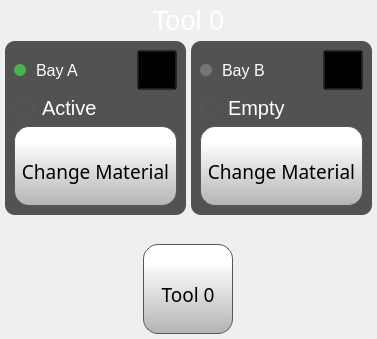
          <widget class="QFrame" name="tool0Frame">
           <property name="styleSheet">
            <string notr="true">QFrame {
    border: none;
    border-radius: 10px;
    background: qlineargradient(
        x1:0, y1:0, x2:1, y2:1,
        stop:0 #1a1a1a,
        stop:1 #101010
    );

}
</string>
           </property>
           <property name="frameShape">
            <enum>QFrame::StyledPanel</enum>
           </property>
           <property name="frameShadow">
            <enum>QFrame::Raised</enum>
           </property>
           <layout class="QVBoxLayout" name="verticalLayout_26" stretch="0,0,0,0">
            <property name="spacing">
             <number>0</number>
            </property>
            <property name="leftMargin">
             <number>5</number>
            </property>
            <property name="topMargin">
             <number>5</number>
            </property>
            <property name="rightMargin">
             <number>5</number>
            </property>
            <property name="bottomMargin">
             <number>5</number>
            </property>
            <item alignment="Qt::AlignHCenter">
             <widget class="QLabel" name="calibrateLabel_6">
              <property name="font">
               <font>
                <family>MS Shell Dlg 2</family>
                <pointsize>20</pointsize>
                <weight>50</weight>
                <bold>false</bold>
               </font>
              </property>
              <property name="styleSheet">
               <string notr="true">color: rgb(255, 255, 255);</string>
              </property>
              <property name="text">
               <string>Tool 0</string>
              </property>
             </widget>
            </item>
            <item>
             <layout class="QHBoxLayout" name="horizontalLayout">
              <property name="spacing">
               <number>5</number>
              </property>
              <property name="topMargin">
               <number>5</number>
              </property>
              <item alignment="Qt::AlignHCenter">
               <widget class="QFrame" name="tool0MaterialBayAFrame">
                <property name="styleSheet">
                 <string notr="true">background-color: rgb(82, 82, 82);</string>
                </property>
                <property name="frameShape">
                 <enum>QFrame::StyledPanel</enum>
                </property>
                <property name="frameShadow">
                 <enum>QFrame::Raised</enum>
                </property>
                <layout class="QVBoxLayout" name="verticalLayout">
                 <property name="spacing">
                  <number>6</number>
                 </property>
                 <item>
                  <layout class="QHBoxLayout" name="horizontalLayout_6">
                   <item>
                    <widget class="QLabel" name="materialBayActiveIndicatorA">
                     <property name="minimumSize">
                      <size>
                       <width>12</width>
                       <height>12</height>
                      </size>
                     </property>
                     <property name="maximumSize">
                      <size>
                       <width>12</width>
                       <height>12</height>
                      </size>
                     </property>
                     <property name="styleSheet">
                      <string notr="true">background-color: #4CAF50; border-radius: 6px;</string>
                     </property>
                     <property name="text">
                      <string/>
                     </property>
                    </widget>
                   </item>
                   <item>
                    <widget class="QLabel" name="tool0MaterialBayALabel">
                     <property name="font">
                      <font>
                       <family>MS Shell Dlg 2</family>
                       <pointsize>12</pointsize>
                       <weight>50</weight>
                       <bold>false</bold>
                      </font>
                     </property>
                     <property name="styleSheet">
                      <string notr="true">color: rgb(255, 255, 255);
margin-right:6px;</string>
                     </property>
                     <property name="text">
                      <string>Bay A</string>
                     </property>
                     <property name="margin">
                      <number>0</number>
                     </property>
                    </widget>
                   </item>
                   <item>
                    <widget class="QPushButton" name="editTool0MaterialBayA">
                     <property name="sizePolicy">
                      <sizepolicy hsizetype="Expanding" vsizetype="Expanding">
                       <horstretch>0</horstretch>
                       <verstretch>0</verstretch>
                      </sizepolicy>
                     </property>
                     <property name="minimumSize">
                      <size>
                       <width>40</width>
                       <height>40</height>
                      </size>
                     </property>
                     <property name="maximumSize">
                      <size>
                       <width>40</width>
                       <height>40</height>
                      </size>
                     </property>
                     <property name="font">
                      <font>
                       <family>Gotham</family>
                       <pointsize>16</pointsize>
                      </font>
                     </property>
                     <property name="layoutDirection">
                      <enum>Qt::LeftToRight</enum>
                     </property>
                     <property name="styleSheet">
                      <string notr="true">background-color: transparent;</string>
                     </property>
                     <property name="text">
                      <string/>
                     </property>
                     <property name="icon">
                      <iconset resource="../resources/resource.qrc">
                       <normaloff>:/Icons/img/icons/pencil.png</normaloff>:/Icons/img/icons/pencil.png</iconset>
                     </property>
                     <property name="iconSize">
                      <size>
                       <width>15</width>
                       <height>15</height>
                      </size>
                     </property>
                     <property name="checkable">
                      <bool>false</bool>
                     </property>
                     <property name="autoDefault">
                      <bool>false</bool>
                     </property>
                     <property name="default">
                      <bool>false</bool>
                     </property>
                     <property name="flat">
                      <bool>false</bool>
                     </property>
                    </widget>
                   </item>
                  </layout>
                 </item>
                 <item>
                  <widget class="QFrame" name="frame_2">
                   <property name="styleSheet">
                    <string notr="true"/>
                   </property>
                   <property name="frameShape">
                    <enum>QFrame::StyledPanel</enum>
                   </property>
                   <property name="frameShadow">
                    <enum>QFrame::Raised</enum>
                   </property>
                   <layout class="QHBoxLayout" name="horizontalLayout_5" stretch="1,6">
                    <property name="spacing">
                     <number>0</number>
                    </property>
                    <property name="leftMargin">
                     <number>0</number>
                    </property>
                    <property name="topMargin">
                     <number>0</number>
                    </property>
                    <property name="rightMargin">
                     <number>0</number>
                    </property>
                    <property name="bottomMargin">
                     <number>0</number>
                    </property>
                    <item alignment="Qt::AlignLeft">
                     <widget class="QLabel" name="tool0MaterialBayAStateColor">
                      <property name="minimumSize">
                       <size>
                        <width>20</width>
                        <height>20</height>
                       </size>
                      </property>
                      <property name="maximumSize">
                       <size>
                        <width>20</width>
                        <height>20</height>
                       </size>
                      </property>
                      <property name="font">
                       <font>
                        <family>Gotham</family>
                        <pointsize>16</pointsize>
                        <weight>50</weight>
                        <bold>false</bold>
                        <underline>false</underline>
                        <strikeout>false</strikeout>
                       </font>
                      </property>
                      <property name="styleSheet">
                       <string notr="true">     border: 1px solid rgb(87, 87, 87);
	border-radius: 10px;
    background: qlineargradient(
        x1:0, y1:0, x2:0, y2:1,
        stop:0 #52ff56,
        stop:0.3 #2ee937,
        stop:0.6 #1ec12d,
        stop:1 #179226
    );</string>
                      </property>
                      <property name="text">
                       <string/>
                      </property>
                      <property name="alignment">
                       <set>Qt::AlignCenter</set>
                      </property>
                     </widget>
                    </item>
                    <item alignment="Qt::AlignLeft">
                     <widget class="QLabel" name="tool0MaterialBayAStateLabel">
                      <property name="font">
                       <font>
                        <family>MS Shell Dlg 2</family>
                        <pointsize>15</pointsize>
                        <weight>50</weight>
                        <bold>false</bold>
                       </font>
                      </property>
                      <property name="styleSheet">
                       <string notr="true">color: rgb(255, 255, 255);
margin-right:6px;</string>
                      </property>
                      <property name="text">
                       <string>Active</string>
                      </property>
                      <property name="margin">
                       <number>0</number>
                      </property>
                     </widget>
                    </item>
                   </layout>
                  </widget>
                 </item>
                 <item>
                  <widget class="QToolButton" name="changeTool0MaterialBayA">
                   <property name="sizePolicy">
                    <sizepolicy hsizetype="Expanding" vsizetype="Expanding">
                     <horstretch>0</horstretch>
                     <verstretch>0</verstretch>
                    </sizepolicy>
                   </property>
                   <property name="minimumSize">
                    <size>
                     <width>80</width>
                     <height>80</height>
                    </size>
                   </property>
                   <property name="maximumSize">
                    <size>
                     <width>200</width>
                     <height>16777215</height>
                    </size>
                   </property>
                   <property name="font">
                    <font>
                     <family>Gotham</family>
                     <pointsize>14</pointsize>
                    </font>
                   </property>
                   <property name="styleSheet">
                    <string notr="true">QToolButton {

     border: 1px solid rgb(87, 87, 87);
	background-color: qlineargradient(spread:pad, x1:0, y1:1, x2:0, y2:0.188, stop:0 rgba(180, 180, 180, 255), stop:1 rgba(255, 255, 255, 255));
border-radius: 15px;
 padding-top: 10px;

}

QToolButton:pressed {
    background-color: qlineargradient(x1: 0, y1: 0, x2: 0, y2: 1,
                                      stop: 0 #dadbde, stop: 1 #f6f7fa);
}

QToolButton:flat {
    border: none; /* no border for a flat push button */
}

QToolButton:default {
    border-color: navy; /* make the default button prominent */
}

QToolButton:focus {
	outline: none;
}</string>
                   </property>
                   <property name="text">
                    <string>Change Material</string>
                   </property>
                   <property name="icon">
                    <iconset resource="../resources/resource.qrc">
                     <normaloff>:/Icons/img/icons/Spool.png</normaloff>:/Icons/img/icons/Spool.png</iconset>
                   </property>
                   <property name="iconSize">
                    <size>
                     <width>30</width>
                     <height>30</height>
                    </size>
                   </property>
                   <property name="toolButtonStyle">
                    <enum>Qt::ToolButtonTextUnderIcon</enum>
                   </property>
                  </widget>
                 </item>
                </layout>
               </widget>
              </item>
              <item alignment="Qt::AlignHCenter">
               <widget class="QFrame" name="tool0MaterialBayBFrame">
                <property name="styleSheet">
                 <string notr="true">background-color: rgb(82, 82, 82);</string>
                </property>
                <property name="frameShape">
                 <enum>QFrame::StyledPanel</enum>
                </property>
                <property name="frameShadow">
                 <enum>QFrame::Raised</enum>
                </property>
                <layout class="QVBoxLayout" name="verticalLayout_bayB">
                 <property name="spacing">
                  <number>6</number>
                 </property>
                 <item>
                  <layout class="QHBoxLayout" name="horizontalLayout_bayB">
                   <item>
                    <widget class="QLabel" name="materialBayActiveIndicatorB">
                     <property name="minimumSize">
                      <size>
                       <width>12</width>
                       <height>12</height>
                      </size>
                     </property>
                     <property name="maximumSize">
                      <size>
                       <width>12</width>
                       <height>12</height>
                      </size>
                     </property>
                     <property name="styleSheet">
                      <string notr="true">background-color: #757575; border-radius: 6px;</string>
                     </property>
                     <property name="text">
                      <string/>
                     </property>
                    </widget>
                   </item>
                   <item>
                    <widget class="QLabel" name="tool0MaterialBayBLabel">
                     <property name="font">
                      <font>
                       <family>MS Shell Dlg 2</family>
                       <pointsize>12</pointsize>
                       <weight>50</weight>
                       <bold>false</bold>
                      </font>
                     </property>
                     <property name="styleSheet">
                      <string notr="true">color: rgb(255, 255, 255);
margin-right:6px;</string>
                     </property>
                     <property name="text">
                      <string>Bay B</string>
                     </property>
                     <property name="margin">
                      <number>0</number>
                     </property>
                    </widget>
                   </item>
                   <item>
                    <widget class="QPushButton" name="editTool0MaterialBayB">
                     <property name="sizePolicy">
                      <sizepolicy hsizetype="Expanding" vsizetype="Expanding">
                       <horstretch>0</horstretch>
                       <verstretch>0</verstretch>
                      </sizepolicy>
                     </property>
                     <property name="minimumSize">
                      <size>
                       <width>40</width>
                       <height>40</height>
                      </size>
                     </property>
                     <property name="maximumSize">
                      <size>
                       <width>40</width>
                       <height>40</height>
                      </size>
                     </property>
                     <property name="font">
                      <font>
                       <family>Gotham</family>
                       <pointsize>16</pointsize>
                      </font>
                     </property>
                     <property name="layoutDirection">
                      <enum>Qt::LeftToRight</enum>
                     </property>
                     <property name="styleSheet">
                      <string notr="true">background-color: transparent;</string>
                     </property>
                     <property name="text">
                      <string/>
                     </property>
                     <property name="icon">
                      <iconset resource="../resources/resource.qrc">
                       <normaloff>:/Icons/img/icons/pencil.png</normaloff>:/Icons/img/icons/pencil.png</iconset>
                     </property>
                     <property name="iconSize">
                      <size>
                       <width>15</width>
                       <height>15</height>
                      </size>
                     </property>
                     <property name="checkable">
                      <bool>false</bool>
                     </property>
                     <property name="autoDefault">
                      <bool>false</bool>
                     </property>
                     <property name="default">
                      <bool>false</bool>
                     </property>
                     <property name="flat">
                      <bool>false</bool>
                     </property>
                    </widget>
                   </item>
                  </layout>
                 </item>
                 <item>
                  <widget class="QFrame" name="frame_bayB_state">
                   <property name="styleSheet">
                    <string notr="true"/>
                   </property>
                   <property name="frameShape">
                    <enum>QFrame::StyledPanel</enum>
                   </property>
                   <property name="frameShadow">
                    <enum>QFrame::Raised</enum>
                   </property>
                   <layout class="QHBoxLayout" name="horizontalLayout_bayB_state" stretch="1,6">
                    <property name="spacing">
                     <number>0</number>
                    </property>
                    <property name="leftMargin">
                     <number>0</number>
                    </property>
                    <property name="topMargin">
                     <number>0</number>
                    </property>
                    <property name="rightMargin">
                     <number>0</number>
                    </property>
                    <property name="bottomMargin">
                     <number>0</number>
                    </property>
                    <item alignment="Qt::AlignLeft">
                     <widget class="QLabel" name="tool0MaterialBayBStateColor">
                      <property name="minimumSize">
                       <size>
                        <width>20</width>
                        <height>20</height>
                       </size>
                      </property>
                      <property name="maximumSize">
                       <size>
                        <width>20</width>
                        <height>20</height>
                       </size>
                      </property>
                      <property name="font">
                       <font>
                        <family>Gotham</family>
                        <pointsize>16</pointsize>
                        <weight>50</weight>
                        <bold>false</bold>
                        <underline>false</underline>
                        <strikeout>false</strikeout>
                       </font>
                      </property>
                      <property name="styleSheet">
                       <string notr="true">     border: 1px solid rgb(87, 87, 87);
	border-radius: 10px;
    background: qlineargradient(
        x1:0, y1:0, x2:0, y2:1,
        stop:0 #888888,
        stop:0.3 #777777,
        stop:0.6 #666666,
        stop:1 #555555
    );</string>
                      </property>
                      <property name="text">
                       <string/>
                      </property>
                      <property name="alignment">
                       <set>Qt::AlignCenter</set>
                      </property>
                     </widget>
                    </item>
                    <item alignment="Qt::AlignLeft">
                     <widget class="QLabel" name="tool0MaterialBayBStateLabel">
                      <property name="font">
                       <font>
                        <family>MS Shell Dlg 2</family>
                        <pointsize>15</pointsize>
                        <weight>50</weight>
                        <bold>false</bold>
                       </font>
                      </property>
                      <property name="styleSheet">
                       <string notr="true">color: rgb(255, 255, 255);
margin-right:6px;</string>
                      </property>
                      <property name="text">
                       <string>Empty</string>
                      </property>
                      <property name="margin">
                       <number>0</number>
                      </property>
                     </widget>
                    </item>
                   </layout>
                  </widget>
                 </item>
                 <item>
                  <widget class="QToolButton" name="changeTool0MaterialBayB">
                   <property name="sizePolicy">
                    <sizepolicy hsizetype="Expanding" vsizetype="Expanding">
                     <horstretch>0</horstretch>
                     <verstretch>0</verstretch>
                    </sizepolicy>
                   </property>
                   <property name="minimumSize">
                    <size>
                     <width>80</width>
                     <height>80</height>
                    </size>
                   </property>
                   <property name="maximumSize">
                    <size>
                     <width>200</width>
                     <height>16777215</height>
                    </size>
                   </property>
                   <property name="font">
                    <font>
                     <family>Gotham</family>
                     <pointsize>14</pointsize>
                    </font>
                   </property>
                   <property name="styleSheet">
                    <string notr="true">QToolButton {

     border: 1px solid rgb(87, 87, 87);
	background-color: qlineargradient(spread:pad, x1:0, y1:1, x2:0, y2:0.188, stop:0 rgba(180, 180, 180, 255), stop:1 rgba(255, 255, 255, 255));
border-radius: 15px;
 padding-top: 10px;

}

QToolButton:pressed {
    background-color: qlineargradient(x1: 0, y1: 0, x2: 0, y2: 1,
                                      stop: 0 #dadbde, stop: 1 #f6f7fa);
}

QToolButton:flat {
    border: none; /* no border for a flat push button */
}

QToolButton:default {
    border-color: navy; /* make the default button prominent */
}

QToolButton:focus {
	outline: none;
}</string>
                   </property>
                   <property name="text">
                    <string>Change Material</string>
                   </property>
                   <property name="icon">
                    <iconset resource="../resources/resource.qrc">
                     <normaloff>:/Icons/img/icons/Spool.png</normaloff>:/Icons/img/icons/Spool.png</iconset>
                   </property>
                   <property name="iconSize">
                    <size>
                     <width>30</width>
                     <height>30</height>
                    </size>
                   </property>
                   <property name="toolButtonStyle">
                    <enum>Qt::ToolButtonTextUnderIcon</enum>
                   </property>
                  </widget>
                 </item>
                </layout>
               </widget>
              </item>
             </layout>
            </item>
            <item alignment="Qt::AlignHCenter">
             <widget class="QLabel" name="tool0FilamentTubeImage">
              <property name="sizePolicy">
               <sizepolicy hsizetype="Minimum" vsizetype="Minimum">
                <horstretch>0</horstretch>
                <verstretch>0</verstretch>
               </sizepolicy>
              </property>
              <property name="maximumSize">
               <size>
                <width>200</width>
                <height>60</height>
               </size>
              </property>
              <property name="font">
               <font>
                <family>Gotham</family>
                <pointsize>16</pointsize>
                <weight>50</weight>
                <bold>false</bold>
                <underline>false</underline>
                <strikeout>false</strikeout>
               </font>
              </property>
              <property name="styleSheet">
               <string notr="true">margin-left:50px;
margin-right:50px;</string>
              </property>
              <property name="text">
               <string/>
              </property>
              <property name="pixmap">
               <pixmap resource="../resources/resource.qrc">:/Filament Paths/img/Filament Paths/singleLoaded.png</pixmap>
              </property>
              <property name="scaledContents">
               <bool>true</bool>
              </property>
              <property name="wordWrap">
               <bool>true</bool>
              </property>
              <property name="margin">
               <number>0</number>
              </property>
             </widget>
            </item>
            <item alignment="Qt::AlignHCenter">
             <widget class="QToolButton" name="changeTool0Button">
              <property name="minimumSize">
               <size>
                <width>90</width>
                <height>90</height>
               </size>
              </property>
              <property name="font">
               <font>
                <family>Gotham</family>
                <pointsize>14</pointsize>
               </font>
              </property>
              <property name="styleSheet">
               <string notr="true">QToolButton {

     border: 1px solid rgb(87, 87, 87);
	background-color: qlineargradient(spread:pad, x1:0, y1:1, x2:0, y2:0.188, stop:0 rgba(180, 180, 180, 255), stop:1 rgba(255, 255, 255, 255));
border-radius: 15px;
 padding-top: 10px;


}

QToolButton:pressed {
    background-color: qlineargradient(x1: 0, y1: 0, x2: 0, y2: 1,
                                      stop: 0 #dadbde, stop: 1 #f6f7fa);
}

QToolButton:flat {
    border: none; /* no border for a flat push button */
}

QToolButton:default {
    border-color: navy; /* make the default button prominent */
}

QToolButton:focus {
	outline: none;
}</string>
              </property>
              <property name="text">
               <string>Tool 0</string>
              </property>
              <property name="icon">
               <iconset resource="../resources/resource.qrc">
                <normaloff>:/Icons/img/icons/NozzleSelect.png</normaloff>:/Icons/img/icons/NozzleSelect.png</iconset>
              </property>
              <property name="iconSize">
               <size>
                <width>20</width>
                <height>20</height>
               </size>
              </property>
              <property name="toolButtonStyle">
               <enum>Qt::ToolButtonTextUnderIcon</enum>
              </property>
             </widget>
            </item>
           </layout>
           <zorder>tool0FilamentTubeImage</zorder>
           <zorder>changeTool0Button</zorder>
           <zorder>calibrateLabel_6</zorder>
           <zorder>tool0MaterialBayAFrame</zorder>
           <zorder>tool0MaterialBayBFrame</zorder>
          </widget>
